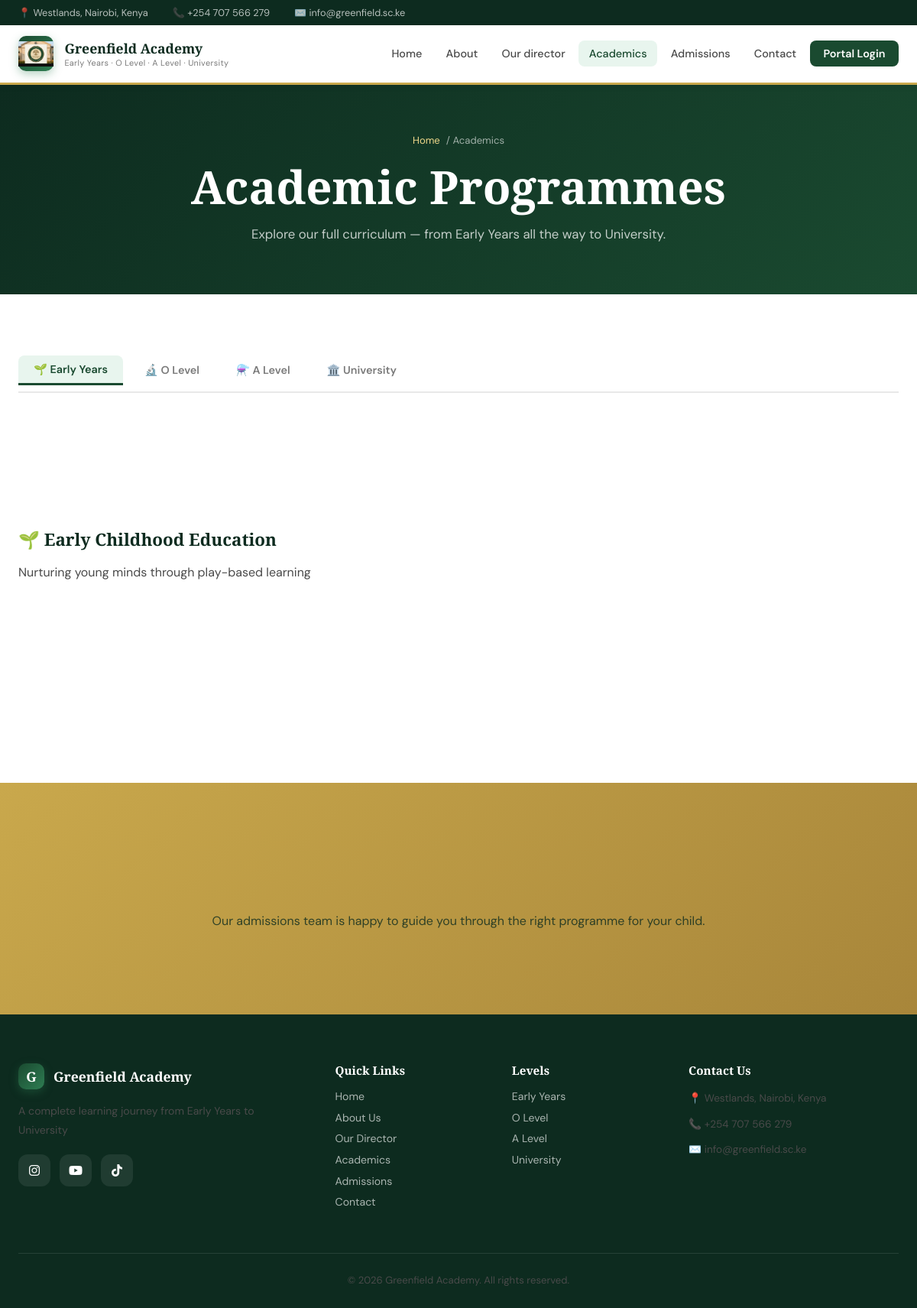
The page /academics.php on the database its author committed.
### tables this page shows
CREATE TABLE departments (
    id          INT AUTO_INCREMENT PRIMARY KEY,
    name        VARCHAR(100)        NOT NULL,
    level       ENUM('early_years','o_level','a_level','university') NOT NULL,
    description TEXT,
    icon        VARCHAR(50)
);

### config.php (called while the page is built, shortened)
<?php
function db()
{
    static $pdo = null;
    if ($pdo === null) {
        $dsn = sprintf('mysql:host=%s;dbname=%s;charset=utf8mb4', DB_HOST, DB_NAME);
        $options = [
            PDO::ATTR_ERRMODE => PDO::ERRMODE_EXCEPTION,
            PDO::ATTR_DEFAULT_FETCH_MODE => PDO::FETCH_ASSOC,
            PDO::ATTR_EMULATE_PREPARES => false,
        ];
        $pdo = new PDO($dsn, DB_USER, DB_PASS, $options);
    }
    return $pdo;
}
function sanitize($value)
{
    return htmlspecialchars((string)$value, ENT_QUOTES | ENT_SUBSTITUTE, 'UTF-8');
}

### academics.php (the view, shortened to what this page needs)
<?php
require_once __DIR__ . '/config.php';
$depts = db()->query("
    SELECT d.*, GROUP_CONCAT(c.id,'|',c.code,'|',c.title,'|',c.description,'|',c.credits
                             ORDER BY c.code SEPARATOR ';;')
           AS courses_raw
    FROM departments d
    LEFT JOIN courses c ON c.department_id = d.id
    GROUP BY d.id
    ORDER BY FIELD(d.level,'early_years','o_level','a_level','university'), d.name
")->fetchAll();
$byLevel = [];
foreach($depts as $d) {
    $d['courses'] = [];
    if ($d['courses_raw']) {
        foreach(explode(';;', $d['courses_raw']) as $cr) {
            [$id,$code,$title,$desc,$credits] = explode('|', $cr, 5);
            $d['courses'][] = compact('id','code','title','desc','credits');
        }
    }
    unset($d['courses_raw']);
    $byLevel[$d['level']][] = $d;
}
$levels = [
    'early_years' => ['label'=>'Early Years',  'icon'=>'🌱'],
    'o_level'     => ['label'=>'O Level',       'icon'=>'🔬'],
    'a_level'     => ['label'=>'A Level',       'icon'=>'⚗️'],
    'university'  => ['label'=>'University',    'icon'=>'🏛️'],
];
$activeLevel = $_GET['level'] ?? 'early_years';
?>
<?php include __DIR__ . '/header.php'; ?>
<div class="page-hero">
  <div class="container">
    <div class="breadcrumb"><a href="index.php">Home</a> / Academics</div>
    <h1>Academic Programmes</h1>
    <p>Explore our full curriculum — from Early Years all the way to University.</p>
  </div>
</div>
<section class="section section-alt">
  <div class="container">
    <div class="level-tabs">
      <?php foreach($levels as $key => $lv): ?>
      <button class="level-tab <?= $key===$activeLevel?'active':'' ?>" data-level="<?= $key ?>">
        <?= $lv['icon'] ?> <?= $lv['label'] ?>
      </button>
      <?php endforeach; ?>
    </div>
    <?php foreach($levels as $key => $lv): ?>
    <div class="level-panel <?= $key !== $activeLevel ? 'hidden' : '' ?>" data-level="<?= $key ?>">
      <div class="section-head">
      </div>
      <?php if(isset($byLevel[$key])): foreach($byLevel[$key] as $dept): ?>
      <div class="mt-3">
        <h3 style="color:var(--green-dark);margin-bottom:1rem">
          <?= sanitize($dept['icon']??'📘') ?> <?= sanitize($dept['name']) ?>
        </h3>
        <?php if($dept['description']): ?>
        <p style="margin-bottom:1.25rem"><?= sanitize($dept['description']) ?></p>
        <?php endif; ?>
        <?php if($dept['courses']): ?>
        <div class="courses-grid">
        </div>
        <?php else: ?>
        <p style="color:var(--text-light)">Courses coming soon.</p>
        <?php endif; ?>
      </div>
      <?php endforeach; else: ?>
      <p style="color:var(--text-light)">No programmes found for this level yet.</p>
      <?php endif; ?>
    </div>
    <?php endforeach; ?>
  </div>
</section>
<div class="cta-band">
  <div class="container">
    <p>Our admissions team is happy to guide you through the right programme for your child.</p>
  </div>
</div>
<?php include __DIR__ . '/footer.php'; ?>

### main.css (style rules this page uses)
:root { --green-dark: #0d2b1f; --green-mid: #1a4a30; --green-light: #2e7d52; --green-pale: #e8f5ee; --gold: #c9a84c; --gold-light: #f0d88a; --cream: #faf8f3; --white: #ffffff; --text-dark: #1a1a1a; --text-mid: #4a4a4a; --text-light: #7a7a7a; --shadow-sm: 0 2px 8px rgba(0,0,0,.08); --shadow-md: 0 8px 32px rgba(0,0,0,.12); --shadow-lg: 0 24px 64px rgba(0,0,0,.16); --radius: 12px; --radius-lg: 20px; --transition: .3s cubic-bezier(.4,0,.2,1); font-family: 'DM Sans', sans-serif; font-size: 16px; color: var(--text-dark); background: var(--cream); scroll-behavior: smooth; }
*, *::before, *::after { box-sizing: border-box; margin: 0; padding: 0; }
a { text-decoration: none; color: inherit; }
button { cursor: pointer; font-family: inherit; }
h1,h2,h3,h4 { font-family: 'Playfair Display', Georgia, serif; line-height: 1.2; }
h1 { font-size: clamp(2.2rem, 5vw, 3.8rem); font-weight: 900; }
h3 { font-size: 1.4rem; font-weight: 600; }
p { line-height: 1.75; color: var(--text-mid); }
.section { padding: 5rem 1.5rem; }
.section-alt { background: var(--white); }
.container { max-width: 1200px; margin: 0 auto; }
.section-head { margin-bottom: 3rem; }
.level-tabs { display: flex; gap: .5rem; flex-wrap: wrap; margin-bottom: 2.5rem; border-bottom: 2px solid #e8e8e8; padding-bottom: .5rem; }
.level-tab { padding: .55rem 1.25rem; border-radius: 8px 8px 0 0; background: none; border: none; font-size: .9rem; font-weight: 600; color: var(--text-light); transition: var(--transition); cursor: pointer; }
.level-tab.active, .level-tab:hover { background: var(--green-pale); color: var(--green-mid); }
.level-tab.active { border-bottom: 3px solid var(--green-mid); }
.courses-grid { display: grid; grid-template-columns: repeat(auto-fill, minmax(260px, 1fr)); gap: 1.25rem; }
.page-hero { background: linear-gradient(135deg, var(--green-dark), var(--green-mid)); padding: 4rem 1.5rem; text-align: center; }
.page-hero h1 { color: var(--white); }
.page-hero p { color: rgba(255,255,255,.75); margin-top: .75rem; font-size: 1.05rem; }
.breadcrumb { display: flex; justify-content: center; gap: .5rem; font-size: .82rem; color: rgba(255,255,255,.6); margin-bottom: 1rem; }
.breadcrumb a { color: var(--gold-light); }
.cta-band { background: linear-gradient(135deg, var(--gold) 0%, #a8863a 100%); padding: 4rem 1.5rem; text-align: center; }
.cta-band p { color: var(--green-dark); opacity: .8; margin-bottom: 2rem; }
.mt-3 { margin-top: 1.5rem; }
.sa-fade-up, .sa-fade-left, .sa-fade-right, .sa-zoom, .sa-expand, .sa-card { will-change: transform, opacity; transition-property: transform, opacity; transition-timing-function: cubic-bezier(.22, 1, .36, 1); transition-duration: .75s; transition-delay: var(--sa-delay, 0ms); }
.sa-fade-up { opacity: 0; transform: translateY(36px); }
.sa-zoom { opacity: 0; transform: scale(.88); }
.page-hero h1 { animation: hero-enter .9s cubic-bezier(.22,1,.36,1) both; }
.page-hero p { animation: hero-enter .9s .15s cubic-bezier(.22,1,.36,1) both; }
.page-hero .breadcrumb { animation: hero-enter .7s .05s cubic-bezier(.22,1,.36,1) both; }

### rows shown on the page
departments: icon "🌱", name "Early Childhood Education", description "Nurturing young minds through play-based learning"

### other values the page prints
SITE_ADDRESS "Westlands, Nairobi, Kenya"
SITE_PHONE "+254 707 566 279"
SITE_EMAIL "info@greenfield.sc.ke"
SITE_NAME "Greenfield Academy"
$lv['icon'] "🌱"
$lv['label'] "Early Years"
$lv['icon'] "🔬"
$lv['label'] "O Level"
$lv['icon'] "⚗️"
$lv['label'] "A Level"
$lv['icon'] "🏛️"
$lv['label'] "University"
SITE_TAGLINE "A complete learning journey from Early Years to University"
